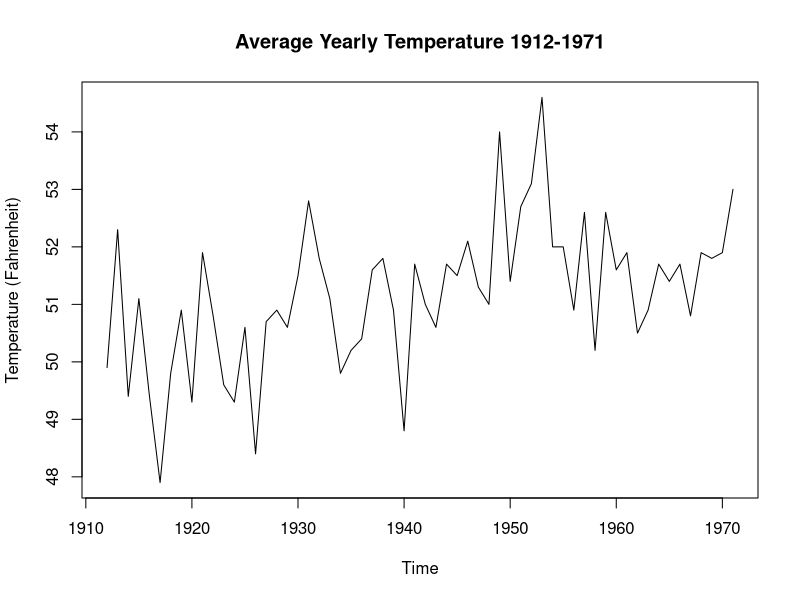
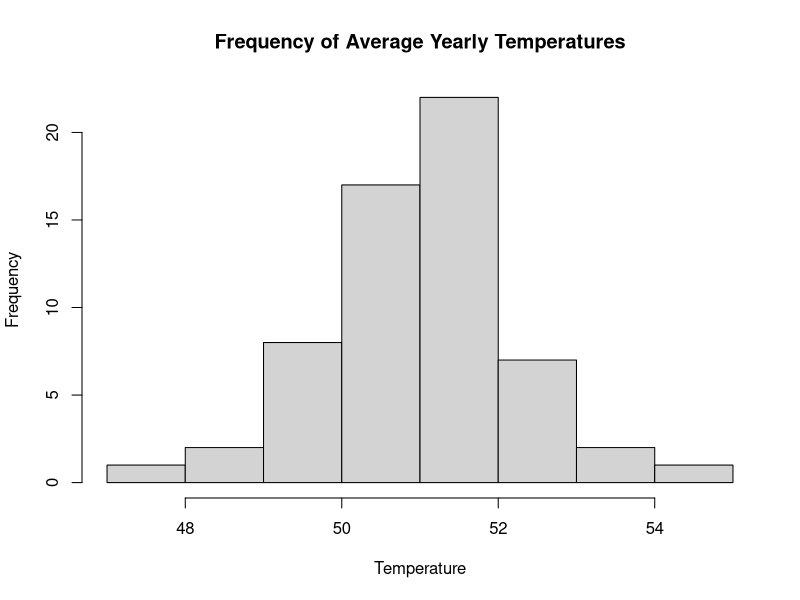

Write R code to recreate these figures, in order.
## ---- chunk 1
summary(nhtemp)
## ---- chunk 2
plot(nhtemp,
    main="Average Yearly Temperature 1912-1971",
    ylab="Temperature (Fahrenheit)")
## ---- chunk 3
hist(nhtemp, 
     main="Frequency of Average Yearly Temperatures", 
     xlab="Temperature")
## ---- chunk 4

